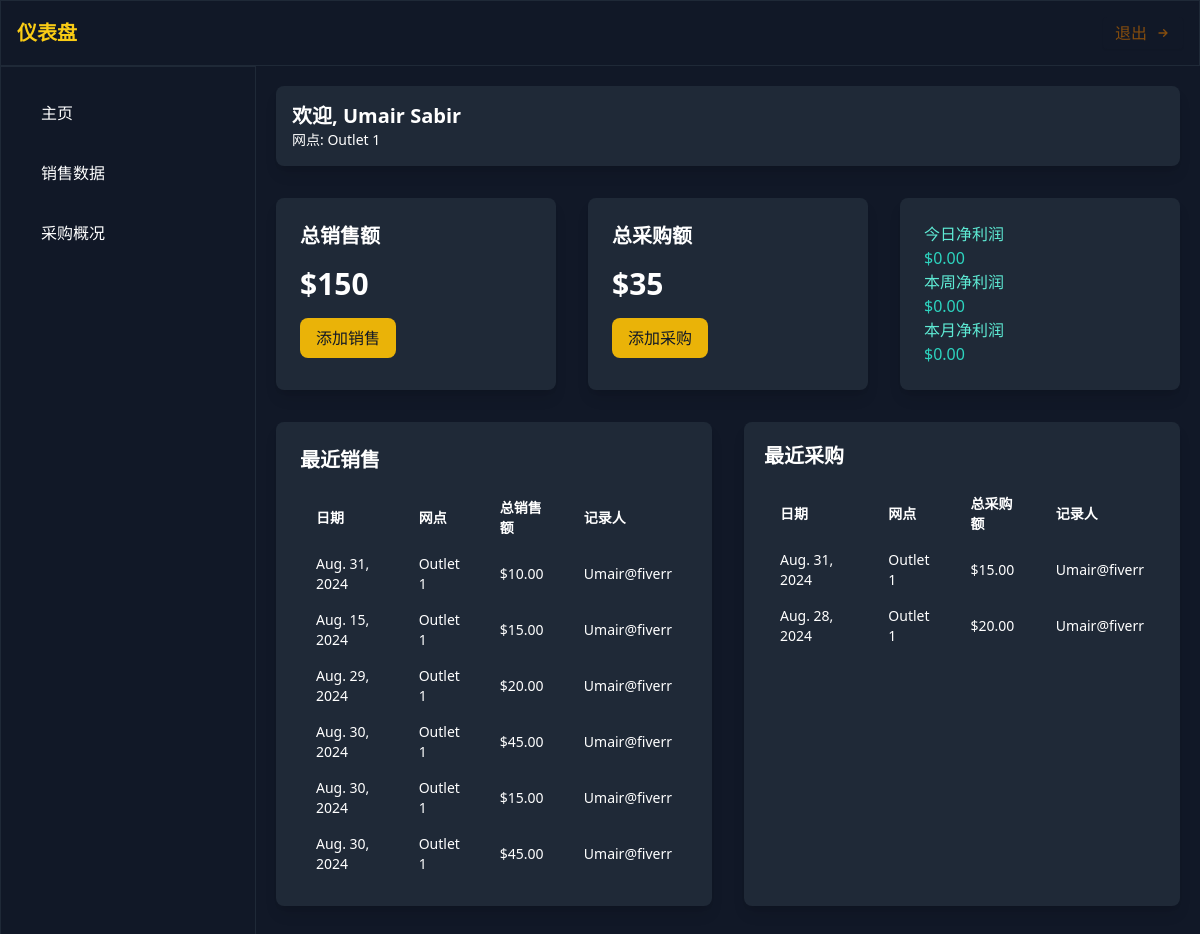
The app's page / (signed in) with its own data.
### app/models.py (models this page shows, shortened)
class CustomUser(AbstractUser):
    USER_ROLES = (
        ('worker', 'Worker'),
        ('management', 'Management'),
    )
    role = models.CharField(max_length=10, choices=USER_ROLES)
    outlet = models.ForeignKey(Outlet, on_delete=models.SET_NULL, null=True, blank=True)
    profile_picture = models.ImageField(upload_to='profile_pictures/', null=True, blank=True)

class Outlet(models.Model):
    name = models.CharField(max_length=100)
    location = models.CharField(max_length=200, blank=True, null=True)
    manager_name = models.CharField(max_length=100, blank=True, null=True)

class Sales(models.Model):
    outlet = models.ForeignKey(Outlet, on_delete=models.CASCADE)
    date = models.DateField()
    total_sales = models.DecimalField(max_digits=10, decimal_places=2)
    recorded_by = models.ForeignKey(CustomUser, on_delete=models.SET_NULL, null=True)
    @staticmethod
    def all_time_sales(outlet):
        return Sales.objects.filter(outlet=outlet).aggregate(total=models.Sum('total_sales'))['total'] or 0
    @staticmethod
    def calculate_net_profit(outlet, start_date=None, end_date=None):
        sales_total = Sales.objects.filter(outlet=outlet, date__range=(start_date, end_date)).aggregate(total=Sum('total_sales'))['total'] or 0
        purchases_total = Purchase.objects.filter(outlet=outlet, date__range=(start_date, end_date)).aggregate(total=Sum('total_purchases'))['total'] or 0
        return sales_total - purchases_total
    @staticmethod
    def today_net_profit(outlet):
        today = timezone.now().date()
        return Sales.calculate_net_profit(outlet, start_date=today, end_date=today)
    @staticmethod
    def weekly_net_profit(outlet):
        today = timezone.now().date()
        start_of_week = today - timedelta(days=today.weekday())
        return Sales.calculate_net_profit(outlet, start_date=start_of_week, end_date=today)
    @staticmethod
    def monthly_net_profit(outlet):
        today = timezone.now().date()
        start_of_month = today.replace(day=1)
        return Sales.calculate_net_profit(outlet, start_date=start_of_month, end_date=today)

class Purchase(models.Model):
    outlet = models.ForeignKey(Outlet, on_delete=models.CASCADE)
    date = models.DateField()
    total_purchases = models.DecimalField(max_digits=10, decimal_places=2)
    recorded_by = models.ForeignKey(CustomUser, on_delete=models.SET_NULL, null=True)
    @staticmethod
    def all_time_purchases(outlet):
        return Purchase.objects.filter(outlet=outlet).aggregate(total=models.Sum('total_purchases'))['total'] or 0

### app/views.py (the view)
# urls.py: path('',views.home,name='home'),
@login_required(login_url='/login/')
def home(request):
    user = CustomUser.objects.get(id=request.user.id)
    if user.role == 'worker':
        total_sales = Sales.all_time_sales(user.outlet)
        total_purchase = Purchase.all_time_purchases(user.outlet)
        sales = Sales.objects.filter(outlet=user.outlet)
        purchases = Purchase.objects.filter(outlet=user.outlet)
        today_net_profit = Sales.today_net_profit(user.outlet)
        weekly_net_profit = Sales.weekly_net_profit(user.outlet)
        monthly_net_profit = Sales.monthly_net_profit(user.outlet)
        context = {
            'user': user,
            'sales': sales,
            'total_sales': total_sales,
            'total_purchase': total_purchase,
            'purchases': purchases,
            'today_net_profit': today_net_profit,
            'weekly_net_profit': weekly_net_profit,
            'monthly_net_profit': monthly_net_profit,
        }
        return render(request, 'dashboard.html', context)
    else:
        return redirect('management_dashboard')

### templates/dashboard.html
{% extends "base.html" %}
{% block content %}
    <div class="bg-gray-800 p-4 rounded-lg shadow-lg flex justify-between items-center">
        <div>
            <h1 class="text-xl font-semibold">欢迎, <span id="username">{{ user.first_name }} {{ user.last_name }}</span></h1>
            <p class="text-sm">网点: <span id="outletName">{{ user.outlet.name }}</span></p>
        </div>
    </div>
    <div class="grid grid-cols-1 md:grid-cols-3 gap-8">
        <div class="bg-gray-800 p-6 rounded-lg shadow-lg">
            <h2 class="text-xl font-semibold mb-4">总销售额</h2>
            <p class="text-3xl font-bold mb-4">${{ total_sales }}</p>
            <button onclick="window.location.href='/add-sale/'" class="bg-yellow-500 hover:bg-yellow-400 text-gray-900 py-2 px-4 rounded-lg">
                添加销售
            </button>
        </div>
        <div class="bg-gray-800 p-6 rounded-lg shadow-lg">
            <h2 class="text-xl font-semibold mb-4">总采购额</h2>
            <p class="text-3xl font-bold mb-4">${{ total_purchase }}</p>
            <button onclick="window.location.href='/add-purchase/'" class="bg-yellow-500 hover:bg-yellow-400 text-gray-900 py-2 px-4 rounded-lg">添加采购</button>
        </div>
        <div class="bg-gray-800 p-6 rounded-lg shadow-lg">
            <div class="card bg-gray-800">
                <h2 class="card-title text-teal-300">今日净利润</h2>
                <p class="card-value text-teal-400">${{ today_net_profit|floatformat:2 }}</p>
            </div>
            <div class="card bg-gray-800">
                <h2 class="card-title text-teal-300">本周净利润</h2>
                <p class="card-value text-teal-400">${{ weekly_net_profit|floatformat:2 }}</p>
            </div>
            <div class="card bg-gray-800">
                <h2 class="card-title text-teal-300">本月净利润</h2>
                <p class="card-value text-teal-400">${{ monthly_net_profit|floatformat:2 }}</p>
            </div>
        </div>
    </div>
    <div class="grid grid-cols-1 md:grid-cols-2 gap-8">
        <div class="bg-gray-800 p-6 rounded-lg shadow-lg">
            <h2 class="text-xl font-semibold mb-4">最近销售</h2>
            <table class="w-full text-left text-sm">
                <thead>
                    <tr>
                        <th class="py-2 px-4">日期</th>
                        <th class="py-2 px-4">网点</th>
                        <th class="py-2 px-4">总销售额</th>
                        <th class="py-2 px-4">记录人</th>
                    </tr>
                </thead>
                <tbody>
                    {% for sale in sales %}
                    <tr>
                        <td class="py-2 px-4">{{ sale.date }}</td>
                        <td class="py-2 px-4">{{ sale.outlet.name }}</td>
                        <td class="py-2 px-4">${{ sale.total_sales }}</td>
                        <td class="py-2 px-4">{{ sale.recorded_by.username }}</td>
                    </tr>
                    {% endfor %}
                </tbody>
            </table>
        </div>
        <div class="bg-gray-800 p-5 rounded-lg shadow-lg">
            <h2 class="text-xl font-semibold mb-4">最近采购</h2>
            <table class="w-full text-left text-sm">
                <thead>
                    <tr>
                        <th class="py-2 px-4">日期</th>
                        <th class="py-2 px-4">网点</th>
                        <th class="py-2 px-4">总采购额</th>
                        <th class="py-2 px-4">记录人</th>
                    </tr>
                </thead>
                <tbody>
                    {% for purchase in purchases %}
                    <tr>
                        <td class="py-2 px-4">{{ purchase.date }}</td>
                        <td class="py-2 px-4">{{ purchase.outlet.name }}</td>
                        <td class="py-2 px-4">${{ purchase.total_purchases }}</td>
                        <td class="py-2 px-4">{{ purchase.recorded_by.username }}</td>
                    </tr>
                    {% endfor %}
                </tbody>
            </table>
        </div>
    </div>
{% endblock content %}

### templates/base.html (shortened to what this page needs)
<!DOCTYPE html>
<html lang="zh">
<head>
    <script src="https://cdn.tailwindcss.com"></script>
</head>
<body class="bg-gray-900 text-white">
    <nav class="bg-gray-900 border border-b border-gray-800 p-4 flex justify-between items-center">
        <span class="text-xl font-semibold text-yellow-400">仪表盘</span>
        <a href='/logout/' class="bg-[#111827] shadow-sm text-yellow-800 px-3 py-1 rounded flex items-center space-x-2">
            <span>退出</span>
            <svg class="w-4 h-4" xmlns="http://www.w3.org/2000/svg" fill="none" viewBox="0 0 24 24" stroke="currentColor">
                <path stroke-linecap="round" stroke-linejoin="round" stroke-width="2" d="M13 7l5 5m0 0l-5 5m5-5H6" />
            </svg>
        </a>
    </nav>
    <div class="flex">
        <div id="sidebar" class="sidebar h-screen bg-gray-900 border border-b border-gray-800 w-64 p-6 space-y-6 md:relative absolute inset-y-0 left-0 transform -translate-x-full md:transform-none md:translate-x-0 z-50">
            <nav class="space-y-4">
                <a href="/" class="block py-2.5 px-4 rounded transition duration-200 hover:bg-yellow-500">主页</a>
                <a href="/sales-data/" class="block py-2.5 px-4 rounded transition duration-200 hover:bg-yellow-500">销售数据</a>
                <a href="/purchase-overview/" class="block py-2.5 px-4 rounded transition duration-200 hover:bg-yellow-500">采购概况</a>
            </nav>
        </div>
        <div class="flex-1 p-5 space-y-8">
            {% block content %}{% endblock content %}
        </div>
    </div>
</body>
</html>

### records on screen
CustomUser: first_name "Umair", last_name "Sabir", outlet.name "Outlet 1"
Sales: date "Aug. 31, 2024", outlet.name "Outlet 1", total_sales "10.00", recorded_by.username "Umair@fiverr"
Sales: date "Aug. 15, 2024", outlet.name "Outlet 1", total_sales "15.00", recorded_by.username "Umair@fiverr"
Sales: date "Aug. 29, 2024", outlet.name "Outlet 1", total_sales "20.00", recorded_by.username "Umair@fiverr"
Sales: date "Aug. 30, 2024", outlet.name "Outlet 1", total_sales "45.00", recorded_by.username "Umair@fiverr"
Sales: date "Aug. 30, 2024", outlet.name "Outlet 1", total_sales "15.00", recorded_by.username "Umair@fiverr"
Sales: date "Aug. 30, 2024", outlet.name "Outlet 1", total_sales "45.00", recorded_by.username "Umair@fiverr"
Purchase: date "Aug. 31, 2024", outlet.name "Outlet 1", total_purchases "15.00", recorded_by.username "Umair@fiverr"
Purchase: date "Aug. 28, 2024", outlet.name "Outlet 1", total_purchases "20.00", recorded_by.username "Umair@fiverr"

### other values on screen
{{ total_sales }} "150"
{{ total_purchase }} "35"
{{ today_net_profit|floatformat:2 }} "0.00"
{{ weekly_net_profit|floatformat:2 }} "0.00"
{{ monthly_net_profit|floatformat:2 }} "0.00"
